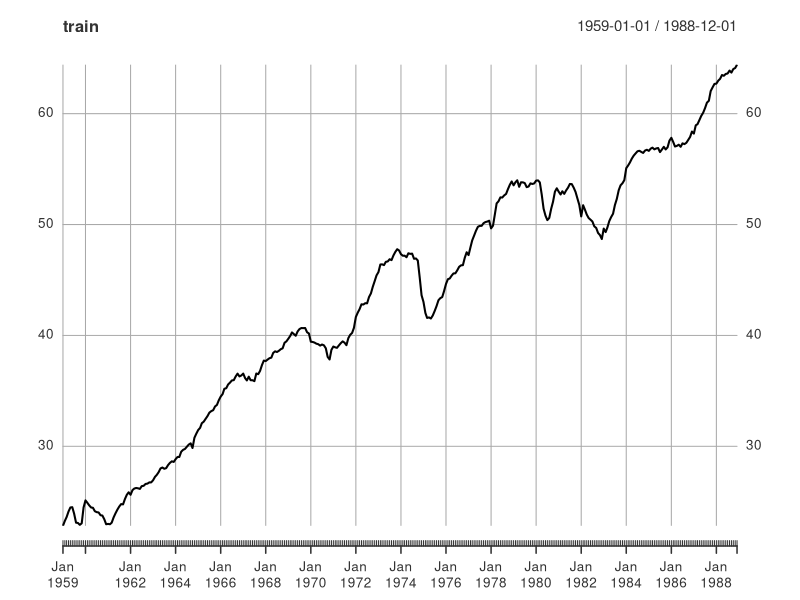
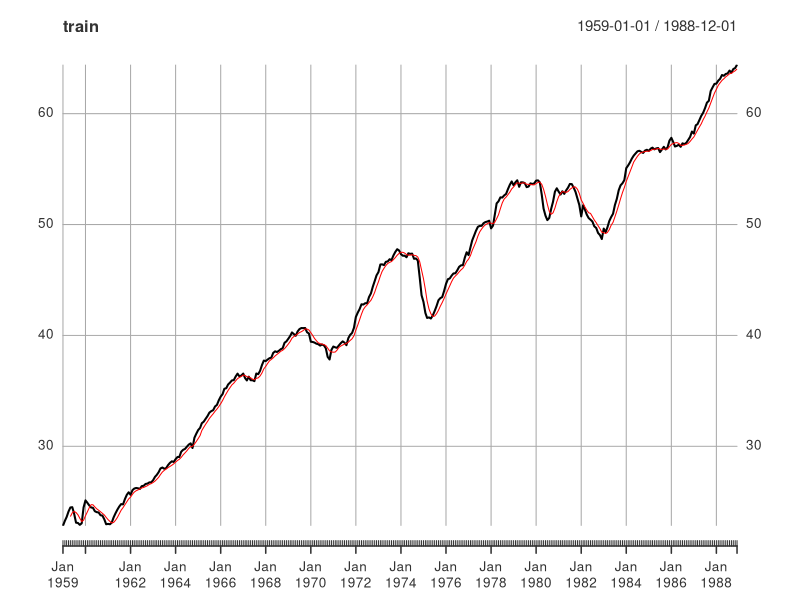
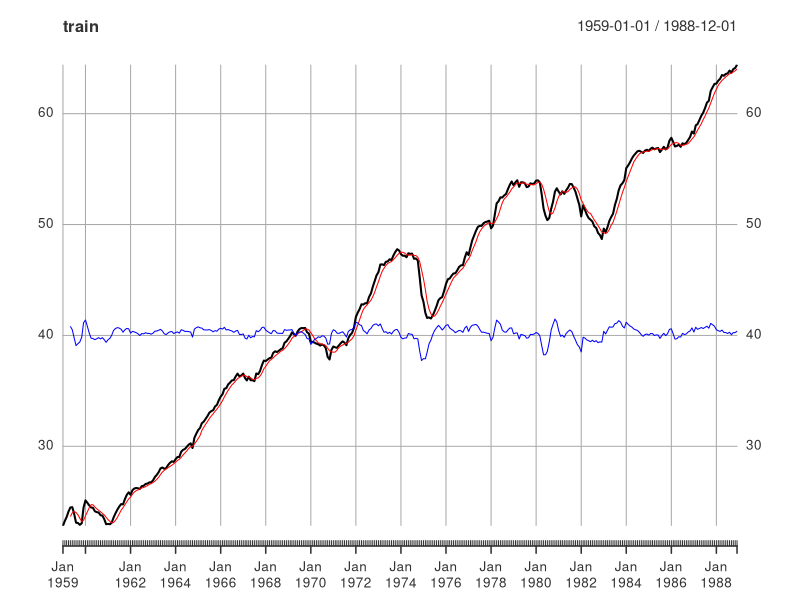
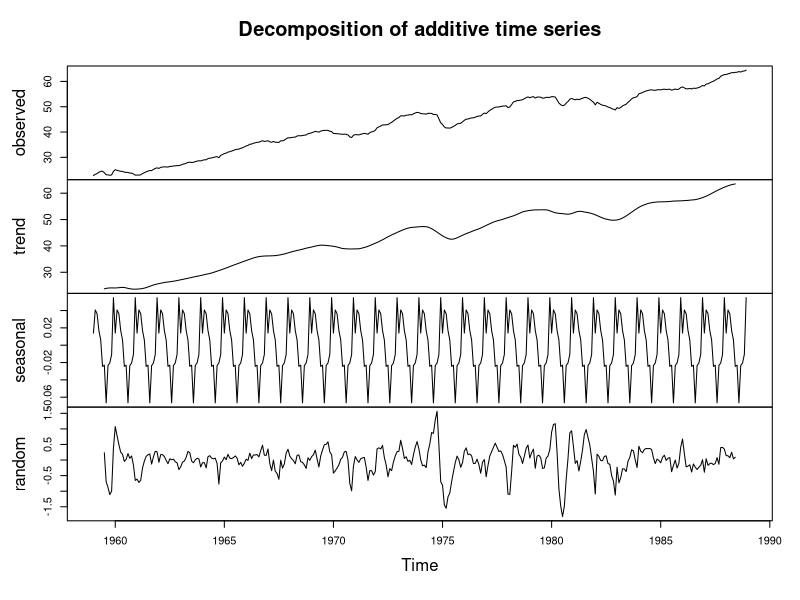
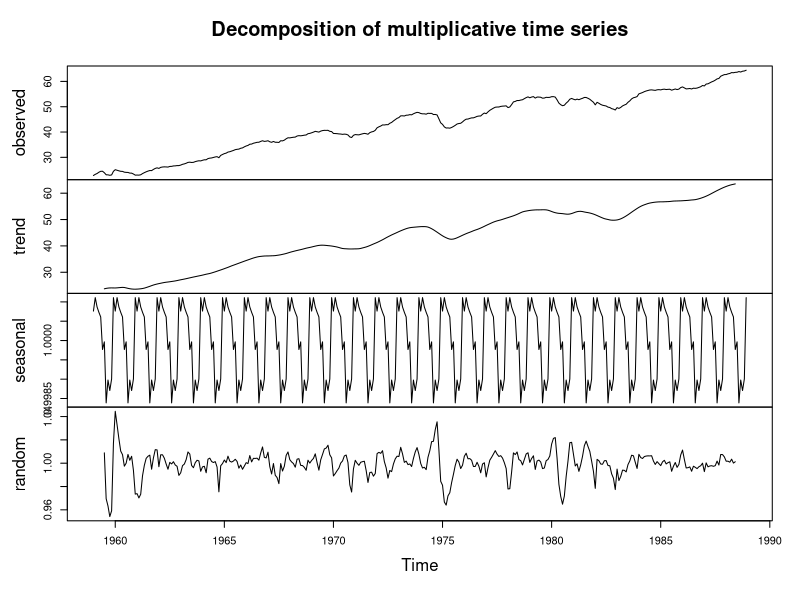

Here is the R script that generated these plots, in order: (Note: this script raises an error after producing the figures.)
library(xts)
library(TTR)
library(MLmetrics)
library(forecast)

# Changing work directory, reading training and testing data
setwd("D:/Rita/ppp-2017/ppp-2017/tasks/task1")

data <- read.csv(file = "training.csv", header = TRUE)
train <- xts(as.matrix(data[,2]), as.Date(strptime(data[,1], "%Y-%m-%d")))
ts_train <- ts(as.matrix(data[,2]), frequency=12, start=c(1959,1))
data <- read.csv(file = "testing.csv", header = TRUE)
test <- xts(as.matrix(data[,2]), as.Date(strptime(data[,1], "%Y-%m-%d")))
ts_test <- ts(as.matrix(data[,2]), frequency=12, start=c(1989,1))

# Plot of time series
plot.xts(train)

# Moving average
z1 <- SMA(train, 5)
lines(z1, col="red")

# Standard deviation
lines(train - z1 + 40, col="blue")

# Trend, seasonal, random, observed
de <- decompose(ts_train, type = "additive")
plot(de)
de <- decompose(ts_train, type = "multiplicative")
plot(de)

# Order of integration
int <- ndiffs(train)

# The first difference
di <- diff(train, differences = 1)

# Auto- and cross- covariance and -correlation 
acf(di, main = 'ACF for Differenced Series') # q = 4
pacf(di, main='PACF for Differenced Series') # p = 2

# Three different models
model_1 <- arima(ts_train, order = c(2,1,0))

fr_1 <- forecast.Arima(model_1, h = 60)
r_1 <- R2_Score(y_true = ts_test, y_pred = fr_1$mean)

model_2 <- arima(ts_train, order = c(0,1,4))

fr_2 <- forecast.Arima(model_2, h = 60)
r_2 <- R2_Score(y_true = ts_test, y_pred = fr_2$mean)

model_3 <- arima(ts_train, order = c(2,1,4))

fr_3 <- forecast.Arima(model_3, h = 60)
r_3 <- R2_Score(y_true = ts_test, y_pred = fr_3$mean)

# Akaike's criterion
AIC(model_1, model_2, model_3) # model_2

# Testing and prediction
plot.forecast(fr_2)
lines(ts_test, col = 'red')
